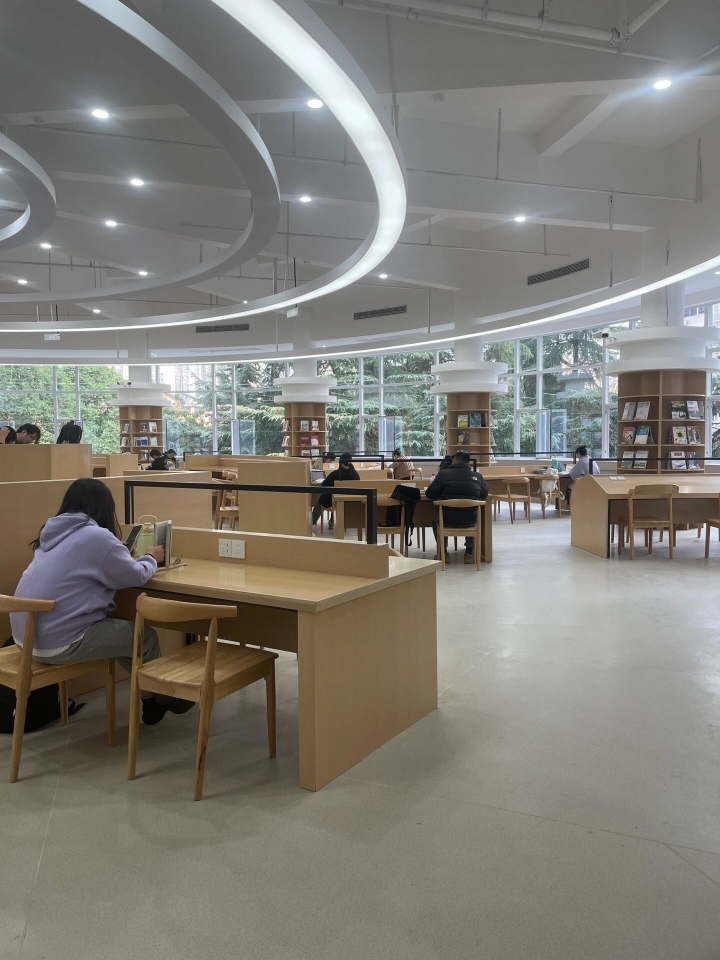
#> input picture data/seat_dataset_v8/images/test/20261104_0900_web_f0007.jpg, 1440 x 1920 px (shown at 1/2 size)
$ python -i scene_match.py   (imports and definitions only)
#> lines starting #> are read from the running program, lines starting #| are printed output that depends on the picture
# -*- coding: utf-8 -*-
"""标定场景匹配：判断上传图片是否属于已标定的固定机位。

原理：
    对「参考图」与「上传图」分别提取 ORB 特征，做汉明距离 KNN 匹配 +
    Lowe 比率测试，再对好匹配做单应性 RANSAC 几何验证。
    ORB 基于结构特征，配合直方图均衡化可跨昼夜匹配同一机位的照片；
    异场景的巧合匹配撑不起统一的单应性变换，会被内点数阈值挡掉。

匹配成功 → 上传接口走固定座位表（标定场景，精度最高）；
匹配失败 → 回退动态座位识别（任意场景可用）。
"""

import os

import cv2
import numpy as np

# ---------- 匹配参数 ----------
ORB_FEATURES = 4000        # 每张图提取的特征点上限：机位场景纹理中等，4000 够用
MATCH_RATIO = 0.75         # Lowe 比率测试：最近邻/次近邻距离比，越小越严格
MIN_GOOD_MATCHES = 30      # 初筛：最少好匹配数（低于它直接判不匹配）
MIN_INLIERS = 60           # 终判：单应性 RANSAC 内点数下限
                           # 实测同机位昼夜照片 ≥186，异场景网络图 ≤6，余量充足
RANSAC_REPROJ = 5.0        # 单应性 RANSAC 重投影误差容限（像素）

# 参考图特征缓存：{绝对路径: (文件修改时间, {keypoints, descriptors})}
# 同一张参考图只在首次使用时计算一次特征，之后直接复用
_reference_cache = {}


def _gray_equalized(image):
    """转灰度并做 CLAHE 直方图均衡，削弱昼夜光照差异对特征点的影响。"""
    gray = cv2.cvtColor(image, cv2.COLOR_BGR2GRAY)
    clahe = cv2.createCLAHE(clipLimit=2.0, tileGridSize=(8, 8))
    return clahe.apply(gray)


def _features(image):
    """计算单张图像的 ORB 关键点与描述子。"""
    orb = cv2.ORB_create(nfeatures=ORB_FEATURES)
    return orb.detectAndCompute(_gray_equalized(image), None)


# [126 lines left out: functions _reference_of, _good_matches, _homography_inliers, _entry_image, match_scene, resolve_scene_seats and 3 more, not called in this run]


# ------------------------------------------------------------------ 自检入口
# [14 lines not run here, left out]

>>> import cv2
>>> picture = cv2.imread('../data/seat_dataset_v8/images/test/20261104_0900_web_f0007.jpg')
#> picture is the input picture: shape (1920, 1440, 3); mean B, G, R 117.5, 124.6, 126.9
>>> result = _features(picture)
#> in _gray_equalized, `gray = cv2.cvtColor(image, cv2.COLOR_BGR2GRAY)`:
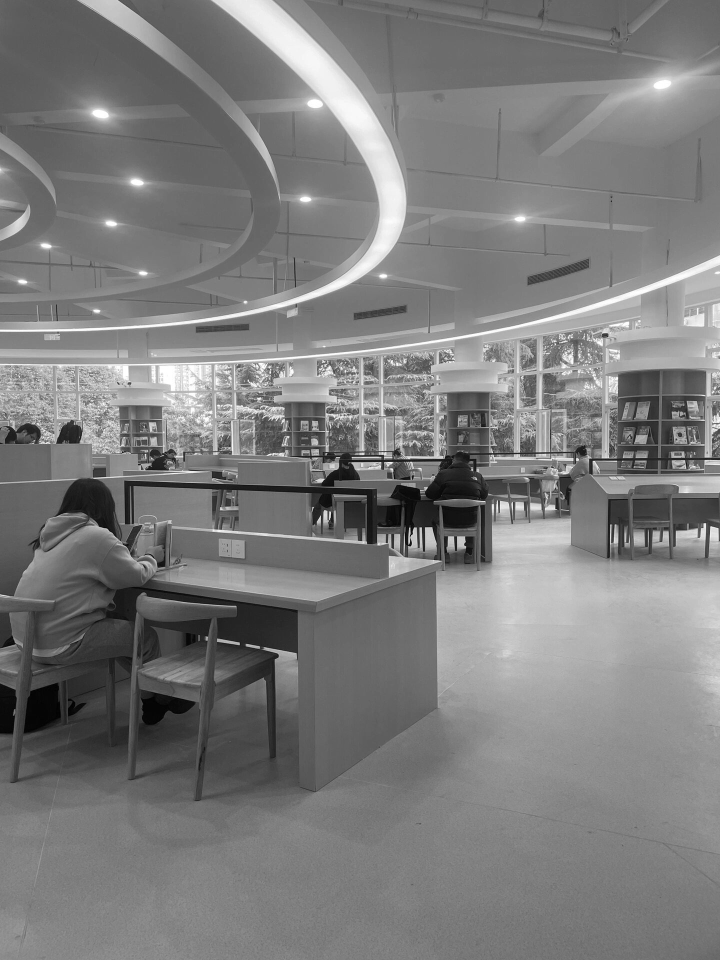
#> gray: shape (1920, 1440) (shown at 1/2 size); min 0, max 255, mean 124.5
#> in _gray_equalized, `return clahe.apply(gray)`:
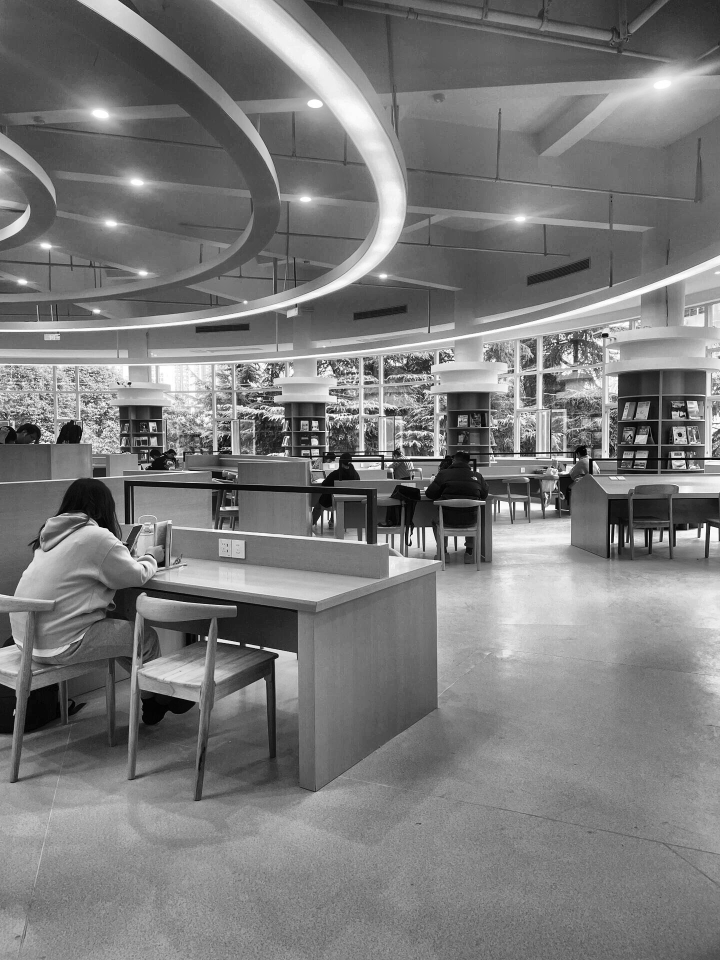
#> returned value: shape (1920, 1440) (shown at 1/2 size); min 0, max 255, mean 122.8

$ run again, on data/seat_dataset_v8/images/test/20261104_0900_web_f0012.jpg
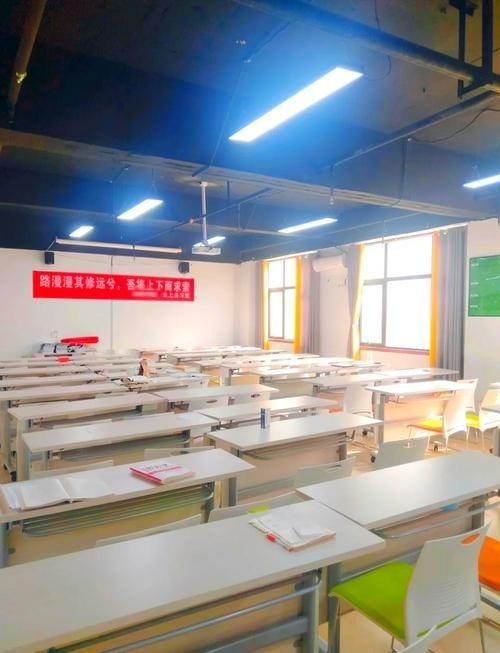
#> input picture data/seat_dataset_v8/images/test/20261104_0900_web_f0012.jpg, 500 x 653 px
#> picture is the input picture: shape (653, 500, 3); mean B, G, R 141.8, 140.4, 140.1
#> in _gray_equalized, `gray = cv2.cvtColor(image, cv2.COLOR_BGR2GRAY)`:
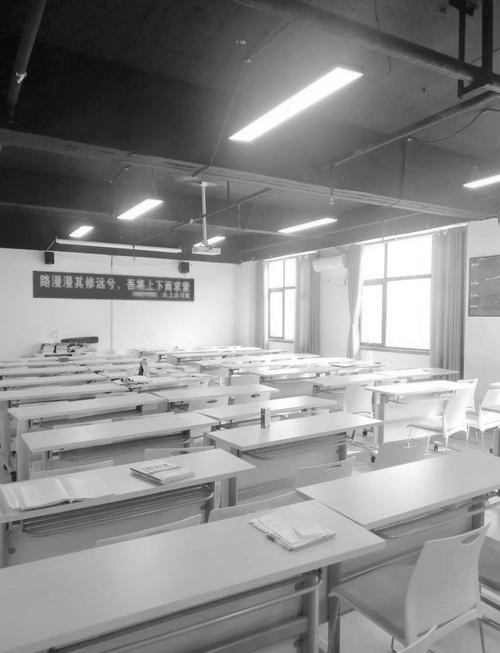
#> gray: shape (653, 500); min 4, max 255, mean 140.5
#> in _gray_equalized, `return clahe.apply(gray)`:
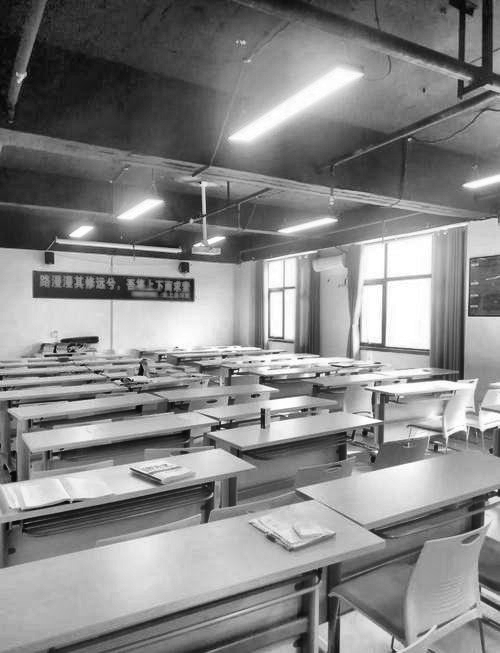
#> returned value: shape (653, 500); min 4, max 255, mean 134.5

$ run again, on data/seat_dataset_v8/images/test/20261104_0900_web_f0016.jpg
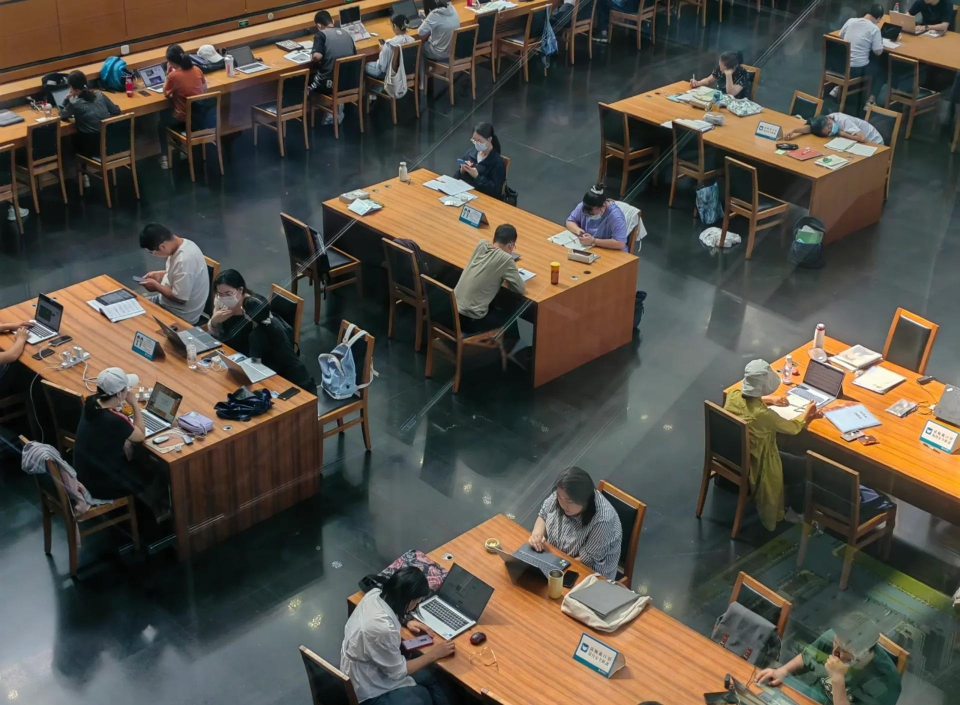
#> input picture data/seat_dataset_v8/images/test/20261104_0900_web_f0016.jpg, 1920 x 1410 px (shown at 1/2 size)
#> picture is the input picture: shape (1410, 1920, 3); mean B, G, R 70.8, 80.1, 84.6
#> in _gray_equalized, `gray = cv2.cvtColor(image, cv2.COLOR_BGR2GRAY)`:
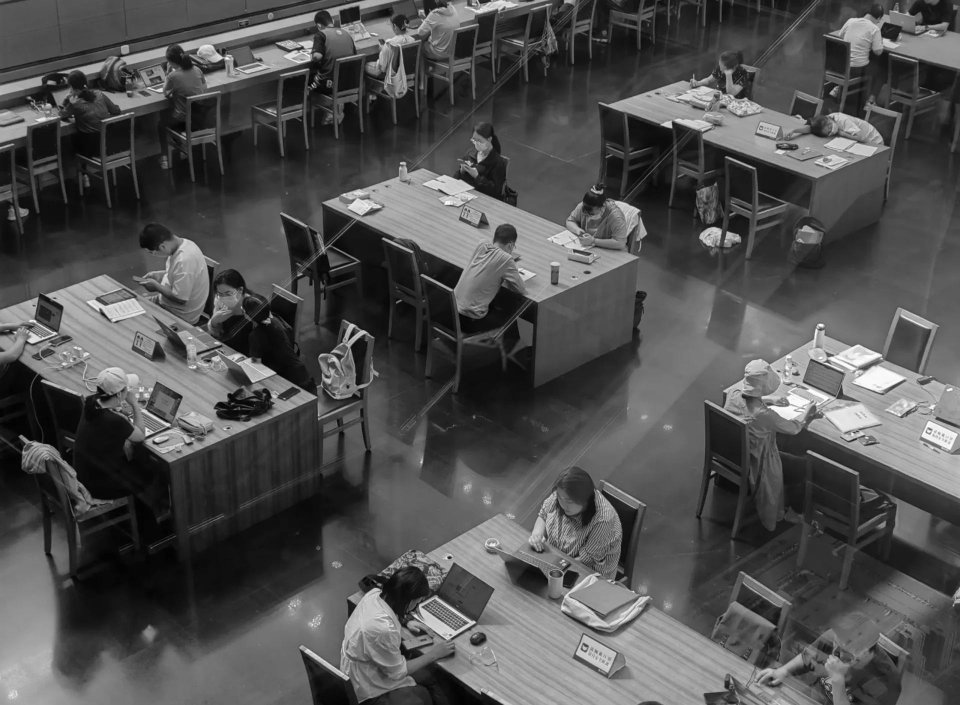
#> gray: shape (1410, 1920) (shown at 1/2 size); min 0, max 255, mean 80.4
#> in _gray_equalized, `return clahe.apply(gray)`:
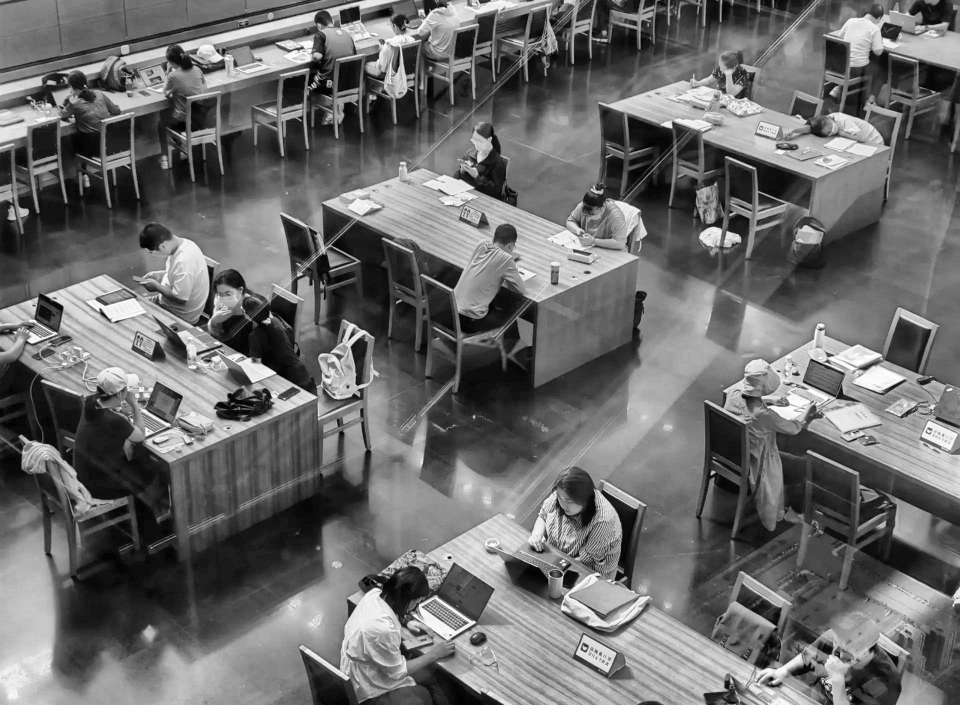
#> returned value: shape (1410, 1920) (shown at 1/2 size); min 0, max 255, mean 107.4

$ run again, on data/seat_dataset_v8/images/test/20261105_real_09.jpg
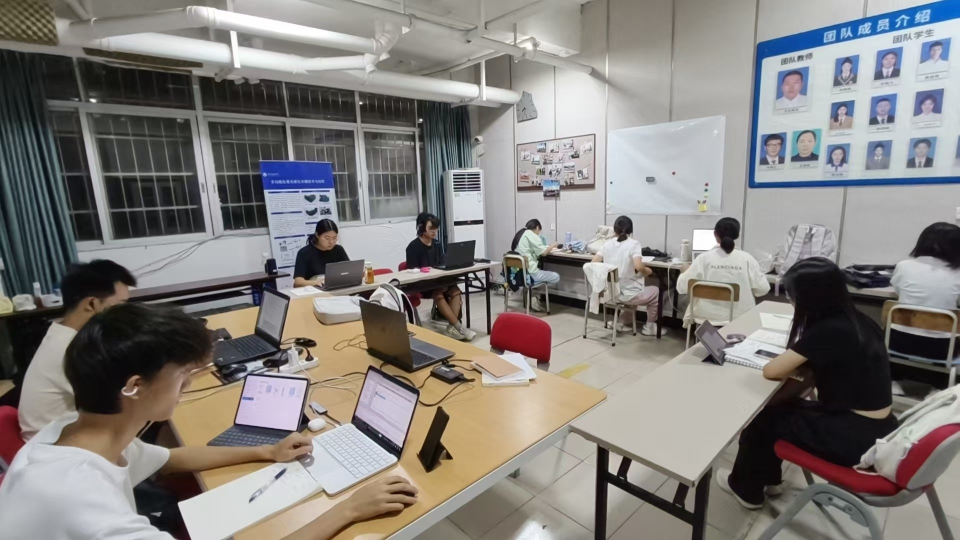
#> input picture data/seat_dataset_v8/images/test/20261105_real_09.jpg, 1919 x 1080 px (shown at 1/2 size)
#> picture is the input picture: shape (1080, 1919, 3); mean B, G, R 125, 128.2, 131.7
#> in _gray_equalized, `gray = cv2.cvtColor(image, cv2.COLOR_BGR2GRAY)`:
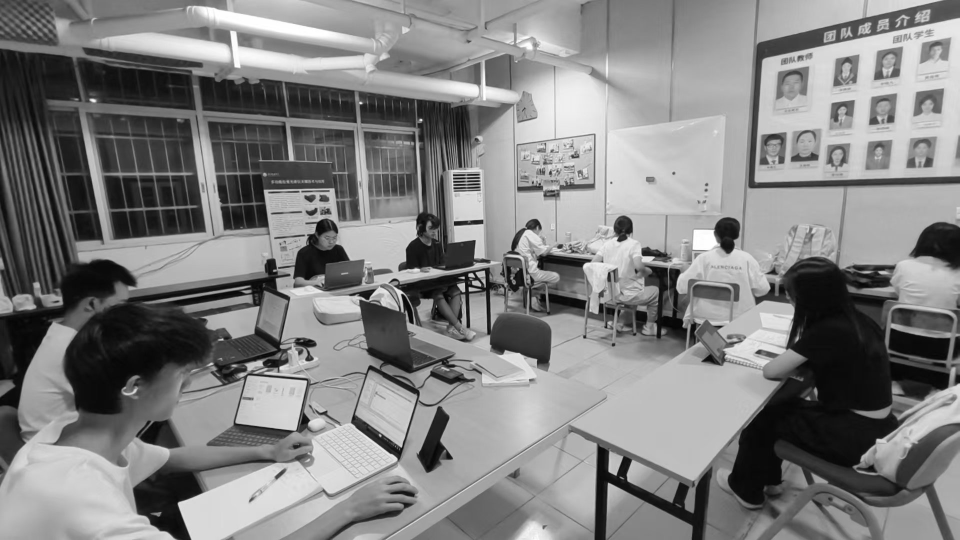
#> gray: shape (1080, 1919) (shown at 1/2 size); min 0, max 255, mean 128.9
#> in _gray_equalized, `return clahe.apply(gray)`:
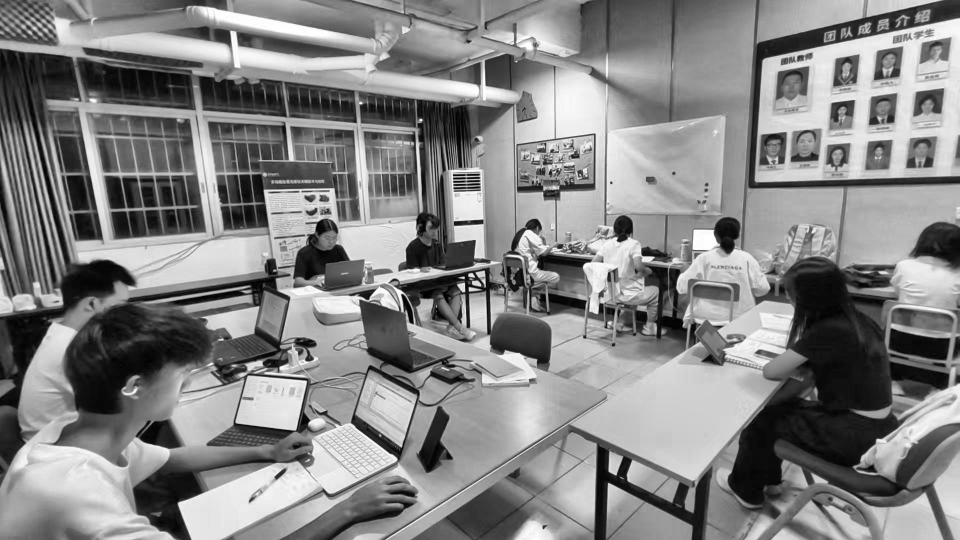
#> returned value: shape (1080, 1919) (shown at 1/2 size); min 0, max 255, mean 132.3
